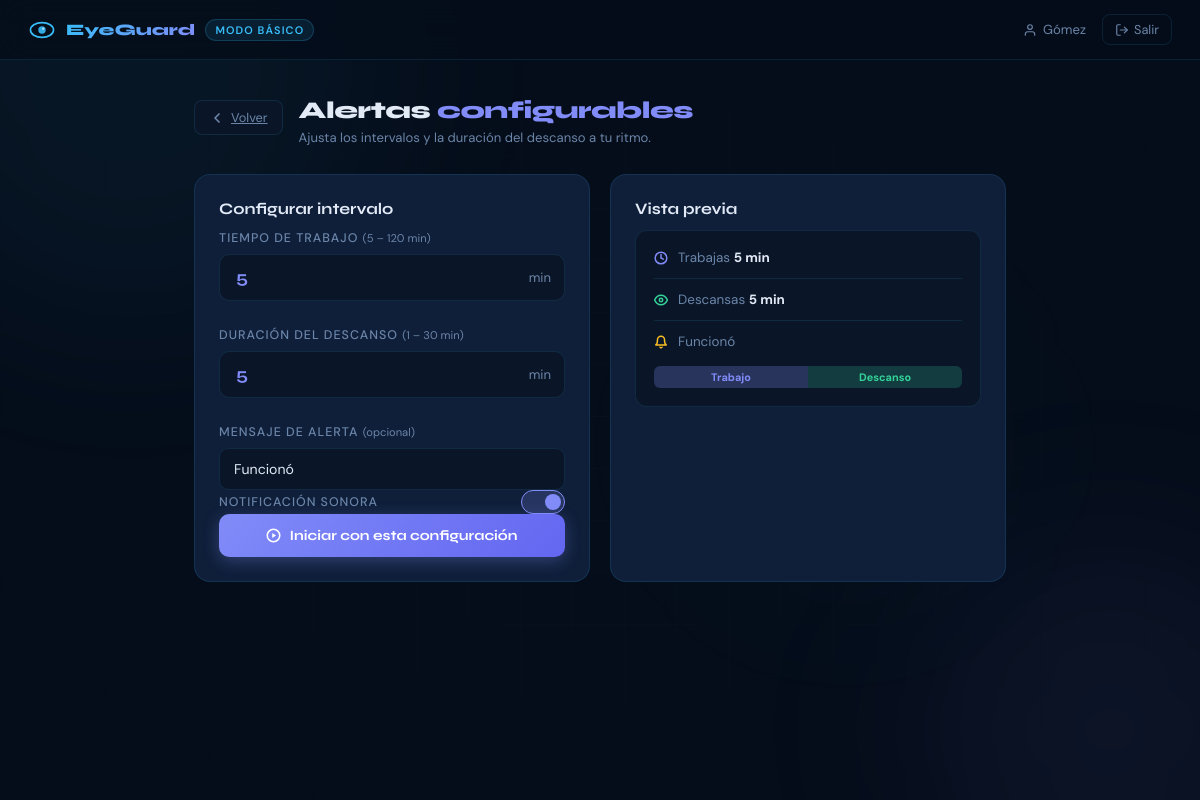
/dashboard/basico/configurables/ (signed in), run on an earlier commit of the app's database.
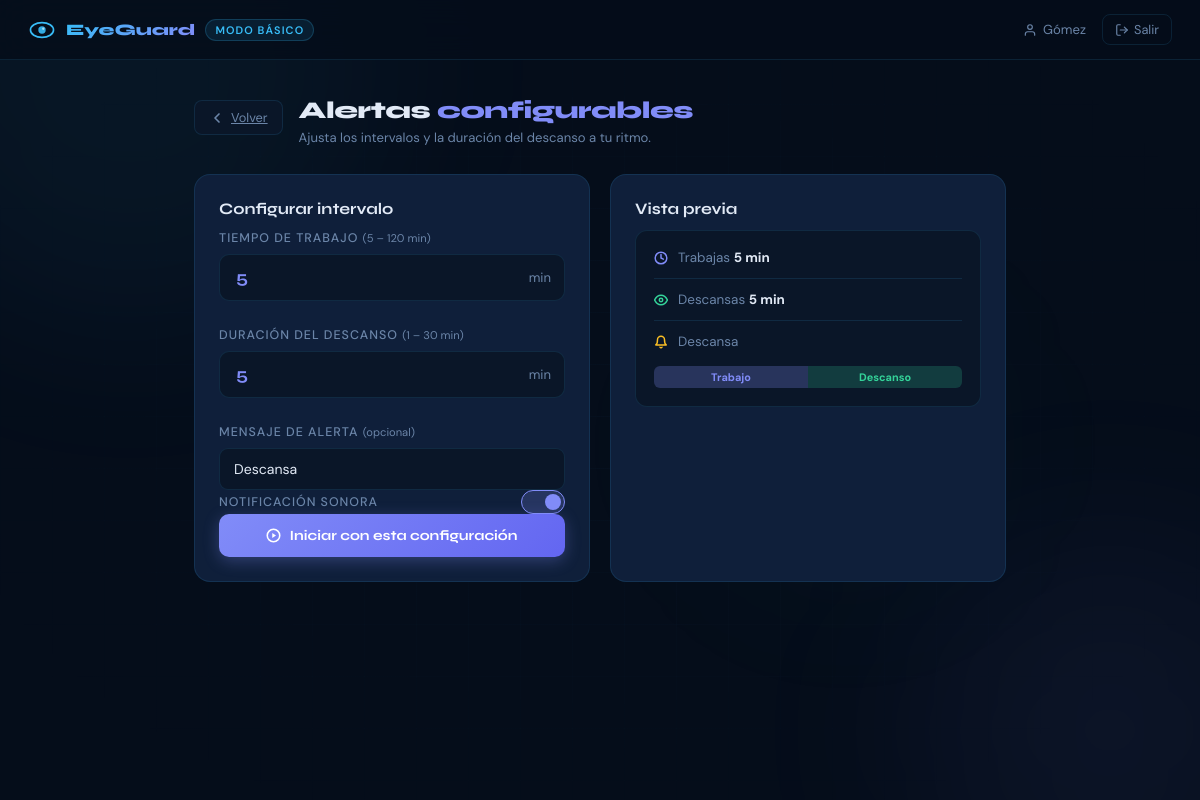
And on a later commit of the database.
### core/models.py (models this page shows, shortened)
class ConfiguracionAlerta(models.Model):
    usuario           = models.OneToOneField(Usuario, on_delete=models.CASCADE, related_name='configuracion')
    intervalo_trabajo = models.PositiveIntegerField(default=30)
    duracion_descanso = models.PositiveIntegerField(default=5)
    mensaje_custom    = models.CharField(max_length=120, blank=True, default='')
    sonido_activo     = models.BooleanField(default=True)
    actualizado_en    = models.DateTimeField(auto_now=True)
    class Meta:
        verbose_name = 'Configuración de alerta'

### core/views.py (the view, shortened to what this page needs)
# urls.py: path('dashboard/basico/configurables/',   views.alertas_configurables,   name='alertas_configurables'),
def alertas_configurables(request):
    usuario_id = request.session.get('usuario_id')
    if not usuario_id:
        return redirect('inicio')
    usuario = Usuario.objects.get(pk=usuario_id)
    config, _ = ConfiguracionAlerta.objects.get_or_create(usuario=usuario)
    config_activa = request.session.get('config_activa')
    return render(request, 'alertas_configurables.html', {
        'usuario':       usuario,
        'config':        config,
        'config_activa': config_activa,
    })

### core/templates/alertas_configurables.html (shortened to what the changed rows need)
{% load static %}
<!DOCTYPE html>
<html lang="es">
<head>
  <link rel="stylesheet" href="{% static 'css/dashboard_basico.css' %}"/>
</head>
<body>
  <main class="main">
    <div class="section-header">
      <div>
        <h2 class="section-title">Alertas <span class="c-violet">configurables</span></h2>
      </div>
    </div>
    <div class="config-layout">
      <div class="config-panel">
        <form method="POST" action="{% url 'alertas_configurables' %}" id="configForm">
          <div class="config-field">
            <div class="number-input-wrap">
              <input type="number" id="workRange" name="intervalo_trabajo"
                     min="5" max="120"
                     value="{{ config.intervalo_trabajo }}"
                     placeholder="Ej: 30"
                     oninput="updateNumberInput('work')"/>
              <span class="number-unit">min</span>
            </div>
          </div>
          <div class="config-field">
            <div class="number-input-wrap">
              <input type="number" id="breakRange" name="duracion_descanso"
                     min="1" max="30"
                     value="{{ config.duracion_descanso }}"
                     placeholder="Ej: 5"
                     oninput="updateNumberInput('break')"/>
              <span class="number-unit">min</span>
            </div>
          </div>
          <div class="config-field">
            <label for="mensaje_custom">Mensaje de alerta <span class="label-opt">(opcional)</span></label>
            <input type="text" id="mensaje_custom" name="mensaje_custom"
                   placeholder="Ej: ¡Es hora de descansar la vista!"
                   maxlength="120"
                   value="{{ config.mensaje_custom }}"/>
          </div>
        </form>
      </div>
      <div class="config-preview">
        <div class="preview-card">
          <div class="preview-row">
            <span>Trabajas <strong id="prev-work">{{ config.intervalo_trabajo }} min</strong></span>
          </div>
          <div class="preview-row">
            <span>Descansas <strong id="prev-break">{{ config.duracion_descanso }} min</strong></span>
          </div>
          <div class="preview-row">
            <svg width="14" height="14" viewBox="0 0 24 24" fill="none" stroke="#fbbf24" stroke-width="2.5" stroke-linecap="round" stroke-linejoin="round"><path d="M18 8A6 6 0 0 0 6 8c0 7-3 9-3 9h18s-3-2-3-9"/><path d="M13.73 21a2 2 0 0 1-3.46 0"/></svg>
            <span id="prev-msg">{% if config.mensaje_custom %}{{ config.mensaje_custom }}{% else %}Sin mensaje personalizado{% endif %}</span>
          </div>
        </div>
      </div>
    </div>
  </main>
</body>
</html>

What changed in the data, as far as the page shows it:
changed ConfiguracionAlerta: mensaje_custom "Funcionó" → "Descansa"
